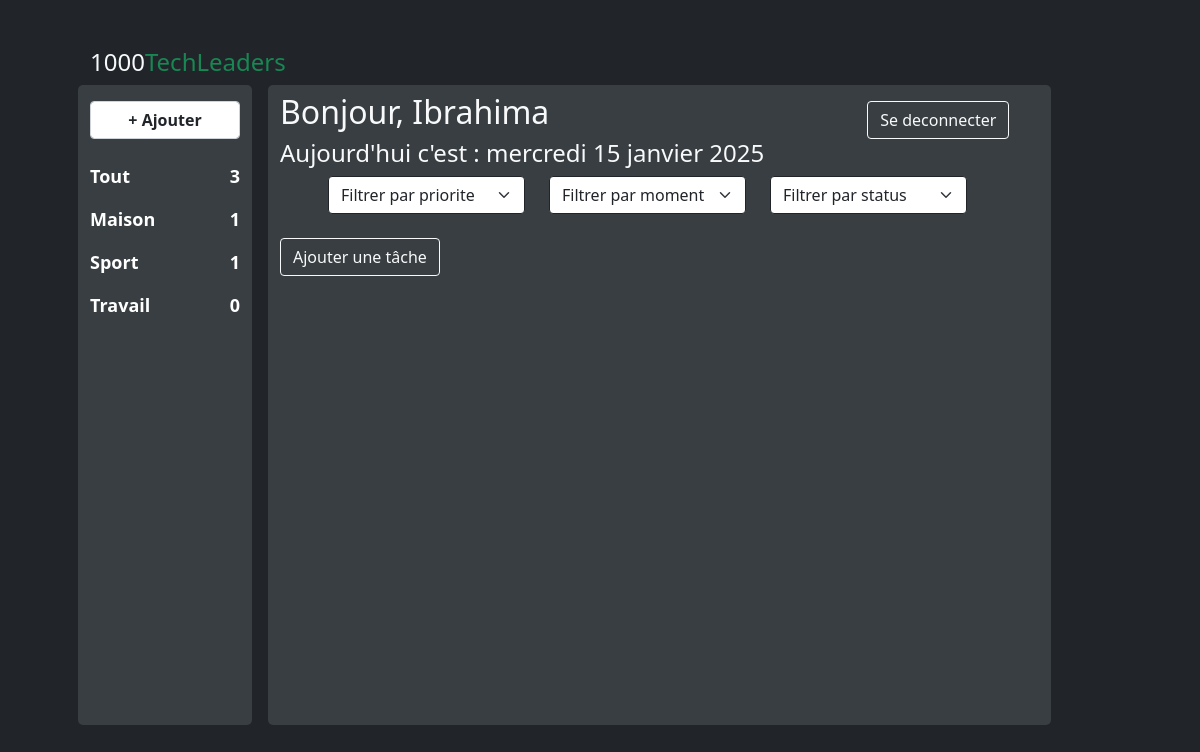
/3/taskCategorie/, run on the app's committed database.
### task/models.py (models this page shows, shortened)
class Categorie(models.Model):
    name = models.CharField(max_length=100, validators=[MinLengthValidator(3)])
    created_at = models.DateTimeField(auto_now_add=True)

### task/views.py (the view)
# urls.py: path('<int:pk>/taskCategorie/', taskCategorie, name='task_categorie'),
def taskCategorie(request, pk):
    categories = Categorie.objects.all()
    categorie = Categorie.objects.get(pk=pk)
    tasks = Task.objects.filter(categorie=categorie).order_by('-start_date')
    tasks = trie(request, tasks)
    context = {
        'tasks': tasks,
        'categories': categories,
        'today': timezone.now().date(),
    }
    return render(request, 'index.html', context)

### task/views.py (called while the page is built, shortened)
def trie(request, tasks):
    filter_date = request.GET.get('date')
    priority_task = request.GET.get('priority')
    status_task = request.GET.get('status')
    today = timezone.now().date()
    if priority_task:
        tasks = tasks.filter(priority__iexact=priority_task.capitalize())
    if status_task:
        if status_task == 'termine':
            tasks = tasks.filter(status=True)
        elif status_task == 'nontermine':
            tasks = tasks.filter(status=False)
    return tasks

### task/templates/index.html (shortened to what this page needs)
{% load static %}
<!DOCTYPE html>
<html lang="en">
<head>
    <link rel="stylesheet" href="{% static 'css/style.css' %}" />
    <link rel="stylesheet" href="{% static 'css/bootstrap.min.css' %}" />
    <link rel="stylesheet" href="https://cdn.jsdelivr.net/npm/bootstrap-icons@1.11.3/font/bootstrap-icons.min.css">
</head>
<body class='container bg-dark'>
    <div class="m-5 mt-5 border-light">
        <div class="row">
            <h4 class="text-light">1000<span class="text-success">TechLeaders</span></h4>
            <div class="col-2 colCategorie">
                <button class="form-control fw-bold my-3" type="button" data-bs-toggle="modal"
                    data-bs-target="#exampleModal">+
                    Ajouter</button>
                <a href="{% url "index" %}" class="text-decoration-none bg-dark fw-bold text-white">
                    <div class="row d-flex categorie py-2 align-item-between">
                        <div class="col-7 text-start">Tout</div>
                        <div class="col-5 text-end">{{ categories.count }}</div>
                    </div>
                </a>
                {% for categorie in categories %}
                <a href="{% url "task_categorie" categorie.pk %}" class="text-decoration-none bg-dark fw-bold text-white">
                    <div class="row d-flex categorie py-2 align-item-between">
                        <div class="col-7 text-start">{{ categorie.name|title }}</div>
                        <div class="col-5 text-end">{{ categorie.task_set.count }}</div>
                    </div>
                </a>
                {% endfor %}
            </div>
            <div class="col-9 ms-3 colCategorie">
                <div class="row mt-2 justify-content-between d-flex">
                    <div class="col-9"><h2 class="text-light">Bonjour, Ibrahima</h2></div>
                    <div class="col  d-flex align-items-end">
                        <form action="{% url 'logout' %}" method="post">
                            <button type='submit' class="btn btn-outline-light">Se deconnecter</button>
                        </form>
                    </div>
                </div>
                <h4 class="text-light">Aujourd'hui c'est : {{ today|date:'l d F Y' }}</h4>
                <div class="row container d-flex align-items-center my-2">
                    <div class="row d-flex align-items-end mb-3 justify-content-end">
                        <form method="get" class="row">
                            <div class="col-4">
                                <select name="priority" class="form-select btn-outline-dark" onchange="this.form.submit()">
                                    <option value="">Filtrer par priorite</option>
                                </select>
                            </div>
                            <div class="col-4">
                                <select name="date" class="form-select btn-outline-dark" onchange="this.form.submit()">
                                    <option value="">Filtrer par moment</option>
                                </select>
                            </div>
                            <div class="col-4">
                                <select name="status" class="form-select btn-outline-dark" onchange="this.form.submit()">
                                    <option value="">Filtrer par status</option>
                                </select>
                            </div>
                        </form>
                    </div>
                </div>
                <button type="button" class="btn btn-outline-light" data-bs-toggle="modal" data-bs-target="#addTask">Ajouter une tâche</button>
            </div>
        </div>
    </div>
</body>
</html>

### task/templates/index.html (style rules this page uses)
.categorie { font-size: large; }
.colCategorie { background-color: #383e41; height: 80vh; border-radius: 5px; }

### data on the page
Categorie: name "Maison", task_set.count "1"
Categorie: name "Sport", task_set.count "1"
Categorie: name "Travail", task_set.count "0"

### other printed values
{{ categories.count }} "3"
